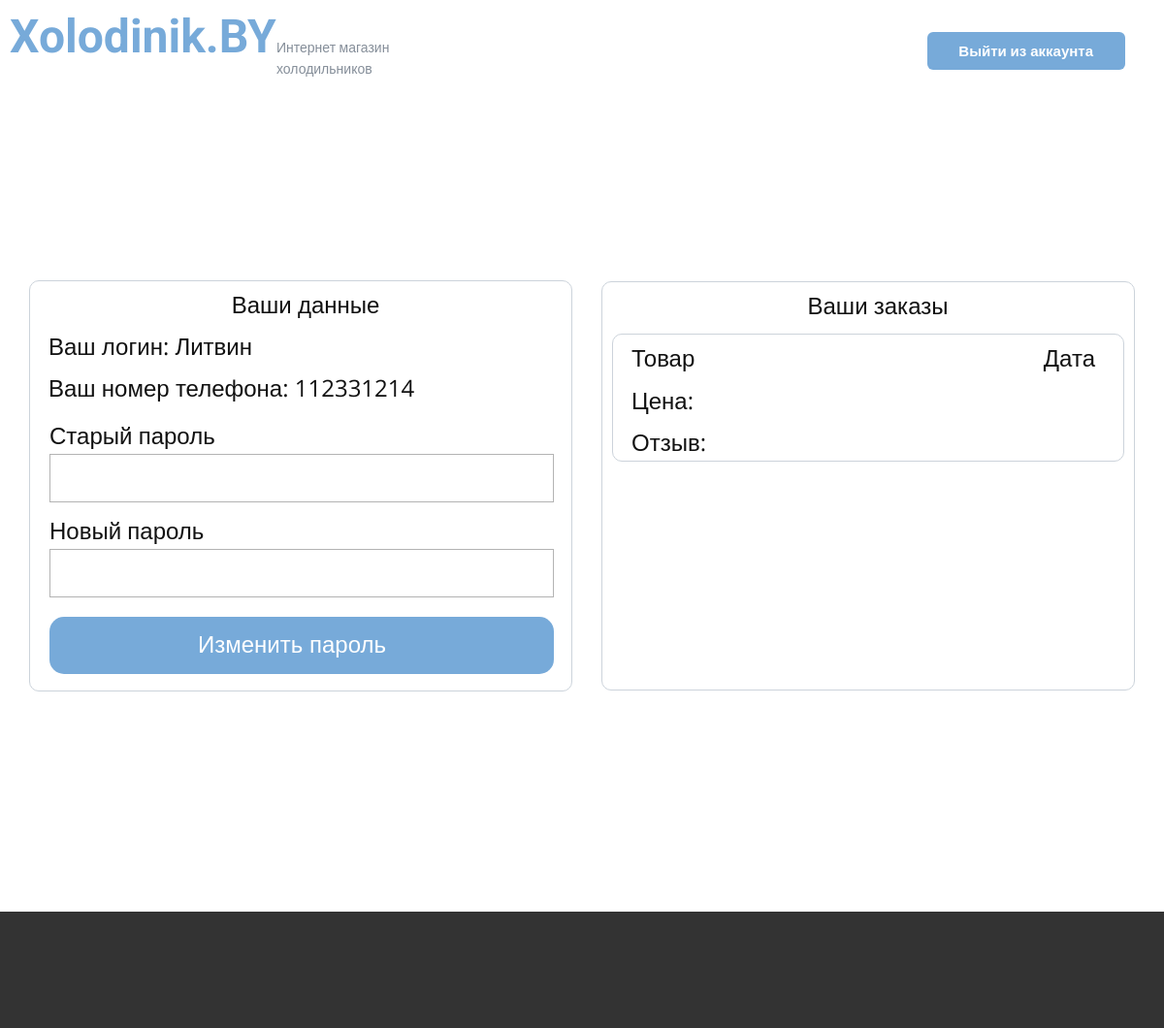
Before: /cub (signed in) with the older database file.
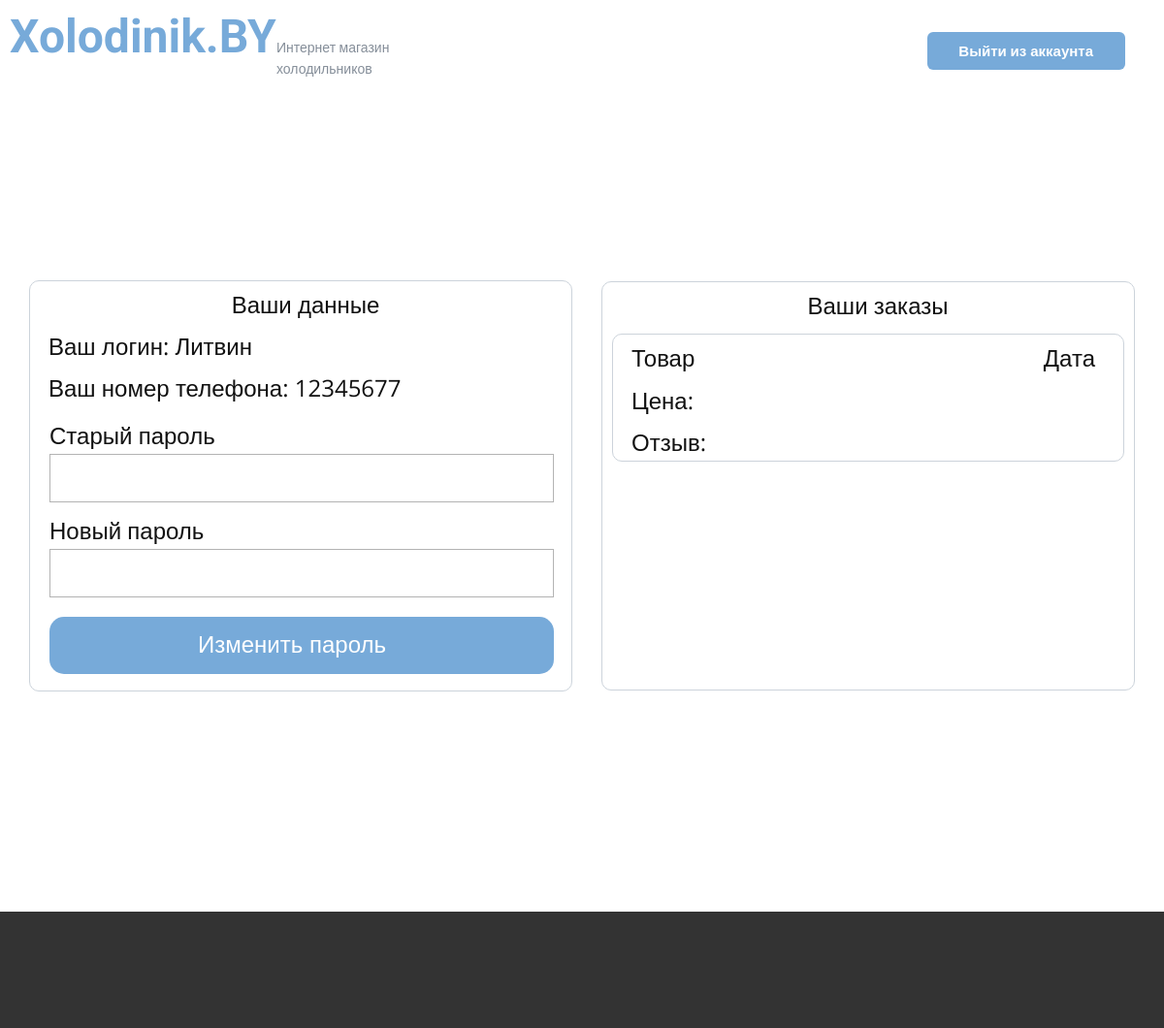
After: the same page with the newer database file.
### app.py (models this page shows)
class User(db.Model, UserMixin):
    id = db.Column(db.Integer, primary_key=True)
    login = db.Column(db.String(20), unique=True, nullable=False)
    phone_number = db.Column(db.String(13), unique=True, nullable=False)
    password = db.Column(db.String(100), nullable=False)
    role = db.Column(db.String(20))
    reviews = db.relationship('Review', back_populates='user')

### app.py (the view, shortened to what this page needs)
@app.route("/cub", methods=["POST", "GET"])
@login_required
def cub():
    return render_template("cub.html")

### app.py (called while the page is built)
@login_manager.user_loader
def load_user(user_id):
    return User.query.get(int(user_id))

### templates/cub.html (shortened to what this page needs)
<!DOCTYPE html>
<html lang="ru">
<head>
    <link rel="stylesheet" href="{{ url_for('static', filename='un.css') }}" media="screen">
    <link rel="stylesheet" href="{{ url_for('static', filename='panel.css') }}" media="screen">
    <link rel="stylesheet" href="{{ url_for('static', filename='cub.css') }}" media="screen">
</head>
<body>
  <header>
      <div class="head">
        <a class="logo" href="/">Xolodinik.BY</a>
        <p class="logo-text">Интернет магазин<br>холодильников</p>
        <a href="/logout" class="btn btn-2" style="margin-right: 30px !important;">Выйти из аккаунта</a>
      </div>
  </header>
  <section style="display: grid; place-items: center; min-height: 850px;">
      <div>
        <div class="border-1">
          <div class="user-data">
              <p class="text-1" style="text-align: center; width: 530px;">Ваши данные</p>
            <p class="text-1">Ваш логин: {{ current_user.login }}</p>
              <p class="text-1">Ваш номер телефона: {{ current_user.phone_number }}</p>
              <form class="form-1" name="form" method="post" style="margin-top: 10px; padding: 0;">
                        <div class="container-input">
                            <label for="old_password">Старый пароль</label>
                            <input type="password" id="old_password" name="old_password" class="input" required autocomplete="off">
                        </div>
                        <div class="container-input">
                            <label for="new_password">Новый пароль</label>
                            <input type="password" id="new_password" name="new_password" class="input" required autocomplete="off">
                        </div>
                        <button type="submit" name="user_id" value="{{ current_user.id }}">Изменить пароль</button>
                    </form>
          </div>
        </div>
        <div class="orders-cont border-1">
          <div class="order-cont-1">
              <p class="text-1" style="text-align: center; width: 530px;">Ваши заказы</p>
            <div class="order border-1">
              <div class="order-cont-1">
                <p class="text-1">Товар</p>
                <p class="text-2">Дата </p>
                <p class="text-1">Цена:</p>
                <p class="text-1">Отзыв:</p>
              </div>
            </div>
          </div>
        </div>
          </div>
    </section>
<footer></footer>
</body>
</html>

Changed rows visible on the page:
changed User "Литвин": phone_number "112331214" → "12345677"
